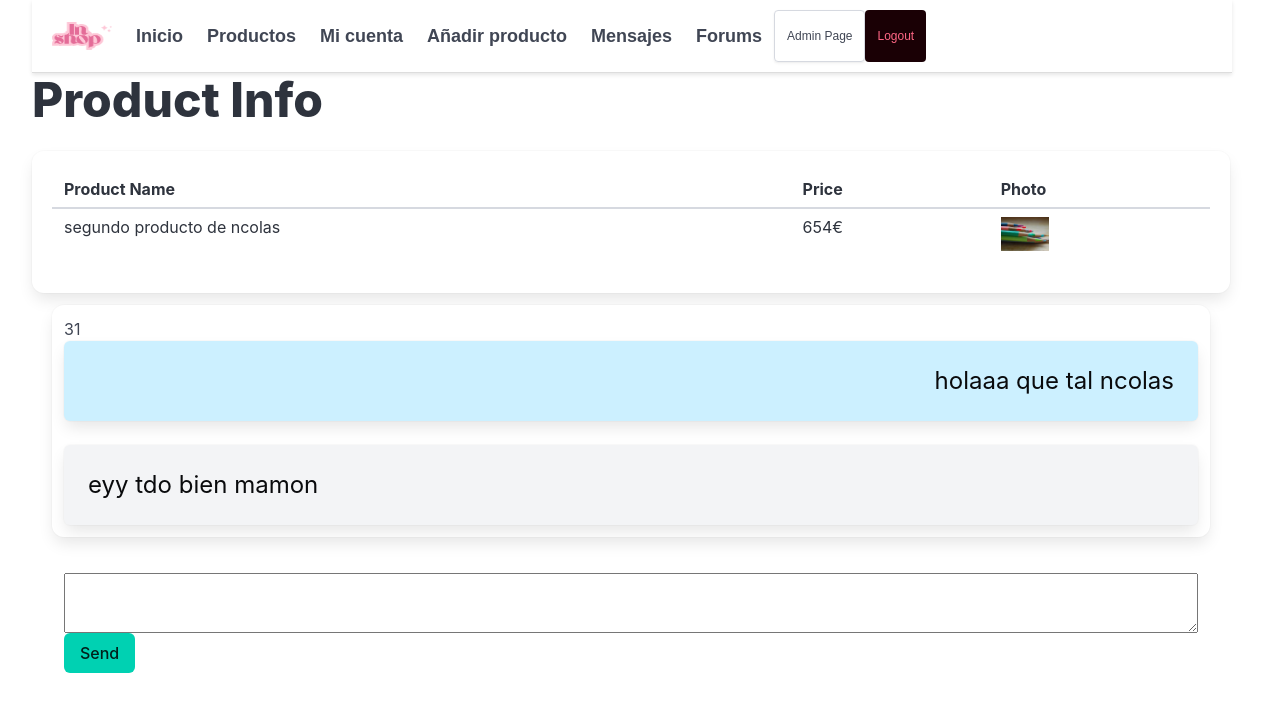
Page /php/chat/chat_product.php?product_id=33 (signed in) on the earlier database version.
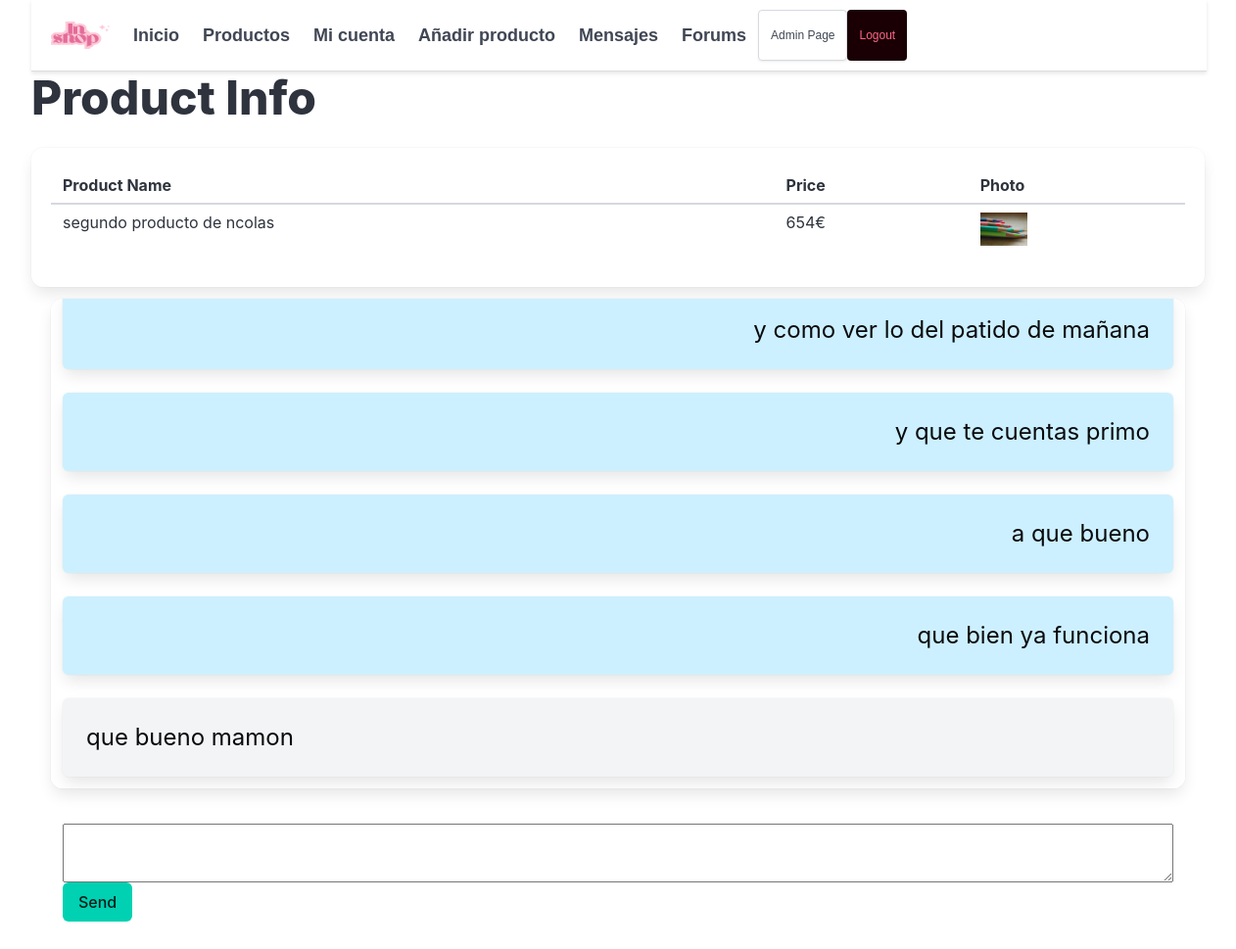
Same page on the later database version.
### tables this page shows
CREATE TABLE `chat` (
  `chat_id` int(11) NOT NULL,
  `user_id_buyer` int(11) NOT NULL,
  `user_id_seller` int(11) NOT NULL,
  `product_id` int(11) NOT NULL,
  `message` text NOT NULL,
  `date` date NOT NULL DEFAULT current_timestamp(),
  `seen` tinyint(1) NOT NULL DEFAULT current_timestamp()
);

CREATE TABLE `messages` (
  `mesage_id` int(11) NOT NULL,
  `chat_id` int(11) NOT NULL,
  `user_id` int(11) NOT NULL,
  `message` text NOT NULL,
  `mesage_date` date NOT NULL DEFAULT current_timestamp()
);

### php/chat/chat_product.php (the view, shortened to what this page needs)
<?php
include '../navbar.php';
function ft_get_product_info()
{
    $product_id = $_GET['product_id'];
    $connexion = ft_create_conexion();
    $sql = "SELECT * FROM product WHERE product_id = ?";
    $stmt = $connexion->prepare($sql);
    $stmt->bind_param("i", $product_id);
    $stmt->execute();
    $result = $stmt->get_result();
    if ($result->num_rows > 0) {
        $row = $result->fetch_assoc();
        return $row;
    } else {
        $connexion->close();
        return false;
    }
}
$product = ft_get_product_info();
function ft_get_photos($photo_folder)
{
    $photos = [];
    $folder_path = $_SERVER['DOCUMENT_ROOT'] . "/tfg_shop/images/products/" . $photo_folder;
    if (file_exists($folder_path)) {
        $files = scandir($folder_path);
        foreach ($files as $file) {
            if ($file != '.' && $file != '..') {
                $photos[] = $file;
            }
        }
    }
    return $photos;
}
function ft_print_table_product_info($product)
{
    echo "<table class='table is-fullwidth is-striped'>";
    echo "<thead>";
    echo "<tr>";
    echo "<th>Product Name</th>";
    echo "<th>Price</th>";
    echo "<th>Photo</th>";
    echo "</tr>";
    echo "</thead>";
    echo "<tbody>";
    echo "<tr>";
    echo "<td>" . $product['product_name'] . "</td>";
    echo "<td>" . $product['price'] . "€</td>";
    echo "<td>";
    $photos = ft_get_photos($product['photo']);
    echo "<figure class='image is-48x48'>";
    if (count($photos) > 0) {
        echo "<img src='/tfg_shop/images/products/{$product['photo']}/{$photos[0]}'>";
    }
    echo "</figure>";
    echo "</td>";
    echo "</tr>";
    echo "</tbody>";
    echo "</table>";
}
function ft_get_chat_id($product)
{
    $product_id = $_GET['product_id'];
    $connexion = ft_create_conexion();
    $sql = "SELECT chat_id FROM chat WHERE product_id = ? && (user_id_buyer = ? || user_id_seller = ?)";
    $stmt = $connexion->prepare($sql);
    $stmt->bind_param("iii", $product_id,  $_COOKIE['user_id'], $_COOKIE['user_id']);
    $stmt->execute();
    $result = $stmt->get_result();
    $row = $result->fetch_assoc();
    return $row['chat_id'];
}
function ft_get_chat_messages($chat_id)
{
    $connexion = ft_create_conexion();
    $sql = "SELECT * FROM messages WHERE chat_id = ?";
    $stmt = $connexion->prepare($sql);
    $stmt->bind_param("i", $chat_id);
    $stmt->execute();
    $result = $stmt->get_result();
    $messages = [];
    if ($result->num_rows > 0) {
        while ($row = $result->fetch_assoc()) {
            $messages[] = $row;
        }
    }
    return $messages;
}
function ft_give_style_mesaje($user_id)
{
    if ($user_id == $_COOKIE['user_id']) {
        return "has-text-right has-background-info-light has-text-black";
    } else {
        return "has-text-left has-background-light has-text-black";
    }
}
function ft_print_chat_messages($messages)
{
    foreach ($messages as $message) {
        $messageClass = ft_give_style_mesaje($message['user_id']);
        echo "<div class='box notification  $messageClass'> ";
        echo "<p class='is-size-4 user_mesaje_" . $message['user_id'] . "'>" . $message['message'] . "</p>";
        echo "</div>";
    }
}
?>
<!DOCTYPE html>
<html lang="en">
<head>
</head>
<body>
    <div id="page_container " class="container is-fluid is-vcentered is-centered">
        <div class="columns is-vcentered is-centered">
            <div class="column is-vcentered is-centered">
                <h1 class="title is-1">Product Info</h1>
                <div class="box">
                    <?php
                    ft_print_table_product_info($product);
                    ?>
                </div>
            </div>
        </div>
        <div class="columns is-vcentered is-centered"  >
            <div id="chat-container" class="container is-fluid is-vcentered is-centered" style="scroll-behavior: smooth; height: 600px; width: 70%;">
                <div id="chat-box" class="column is-vcentered is-centered box" style="overflow-y: auto; max-height: 500px;">
                    <?php
                    $chat_id = ft_get_chat_id($product);
                    echo $chat_id;
                    $messages = ft_get_chat_messages($chat_id);
                    ft_print_chat_messages($messages);
                    ?>
                </div>
                <div id="message-input" class="column is-vcentered is-centered">
                    <textarea id="message-text" style="width: 100%; height: 10%;"></textarea>
                    <button id="send-button" class="button is-primary">Send</button>
                </div>
            </div>
        </div>
</body>
</html>
</html>

Differences in the rows shown:
no longer on this page (row unchanged): chat: chat_id "31"
no longer on this page (row unchanged): messages: message "holaaa que tal ncolas"
no longer on this page (row unchanged): messages: message "eyy tdo bien mamon"
added messages: message "y como ver lo del patido de mañana"
added messages: message "y que te cuentas primo"
added messages: message "a que bueno"
added messages: message "que bien ya funciona"
added messages: message "que bueno mamon"
